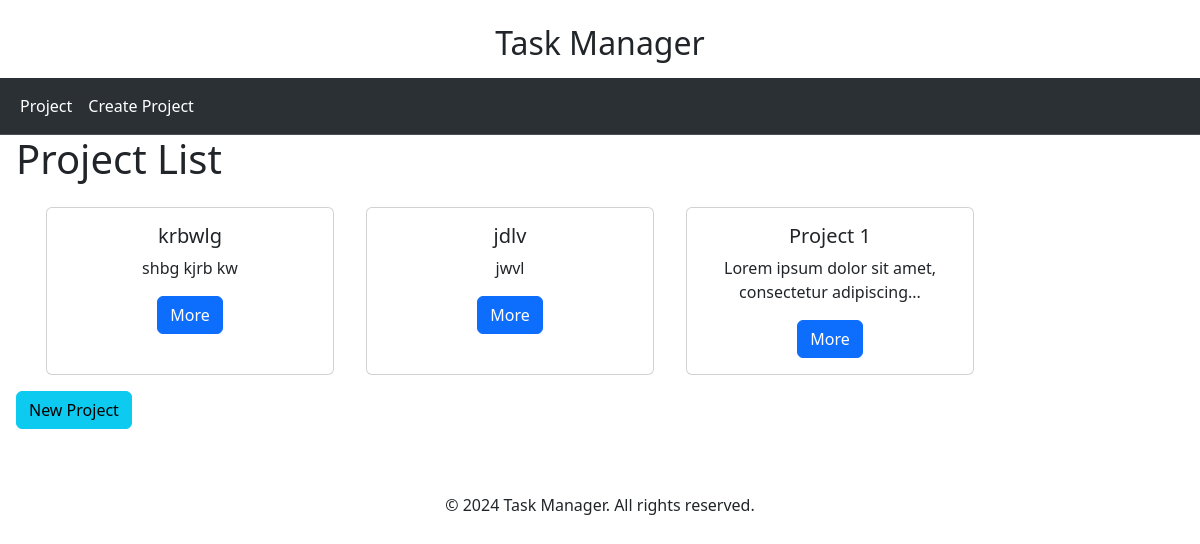
The app's page /projects/, older data.
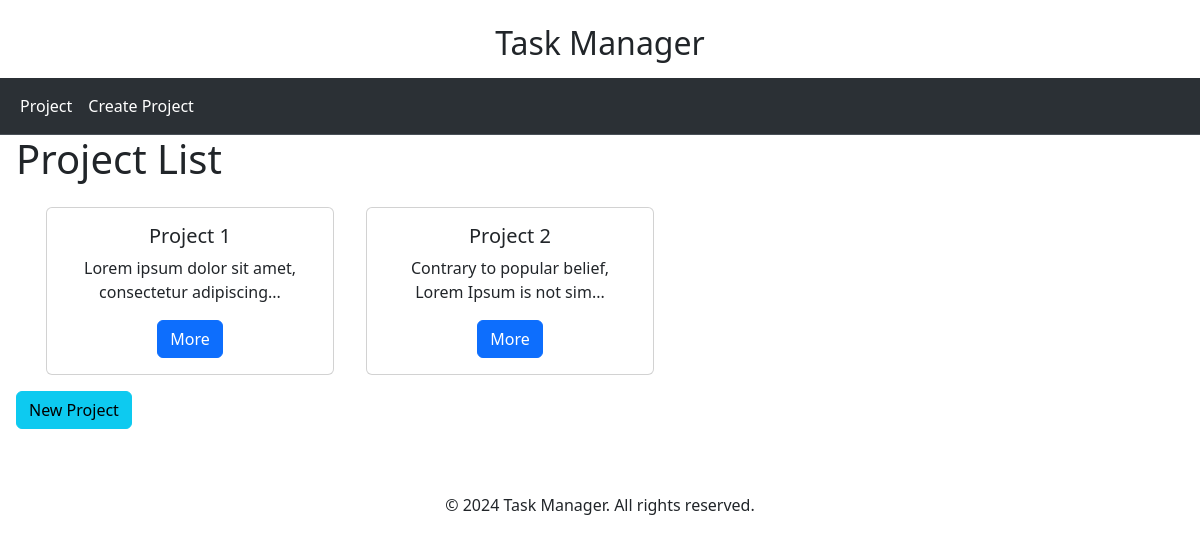
The same page, newer data.
### tasks/models.py (models this page shows)
class Project(models.Model):
    name = models.CharField(max_length=100)
    description = models.TextField()

### tasks/views.py (the view)
# urls.py: path('projects/', views.ProjectListView.as_view(), name='project_list'),
class ProjectListView(ListView):
    model = Project
    template_name = 'tasks/project_list.html'

### tasks/templates/tasks/project_list.html
{% extends "base.html" %}
{% block content %}
<h1 class="ps-3">Project List</h1>
    <div class="container">
    <div class="row">
    {% for project in project_list %}
        <div class="card text-center m-3" style="width: 18rem;">
            <div class="card-body">
              <h5 class="card-title">{{ project.name }}</h5>
              <p class="card-text">{{ project.description|slice:":50" }}{% if project.description|length > 50 %}...{% endif %}</p>
              <a href="{% url 'project_detail' project.id %}" class="btn btn-primary">More</a>
            </div>
          </div>
    {% endfor %}
    </div>
    </div>
    <div class="ps-3 pb-3">
           <a type="button" class="btn btn-info" href="{% url 'project_create' %}">New Project</a>
    </div>
{% endblock %}

Row changes from the older to the newer data that the page shows:
removed Project: name "krbwlg", description "shbg kjrb kw"
removed Project: name "jdlv", description "jwvl"
added Project: name "Project 2", description "Contrary to popular belief, Lorem Ipsum is not sim"
